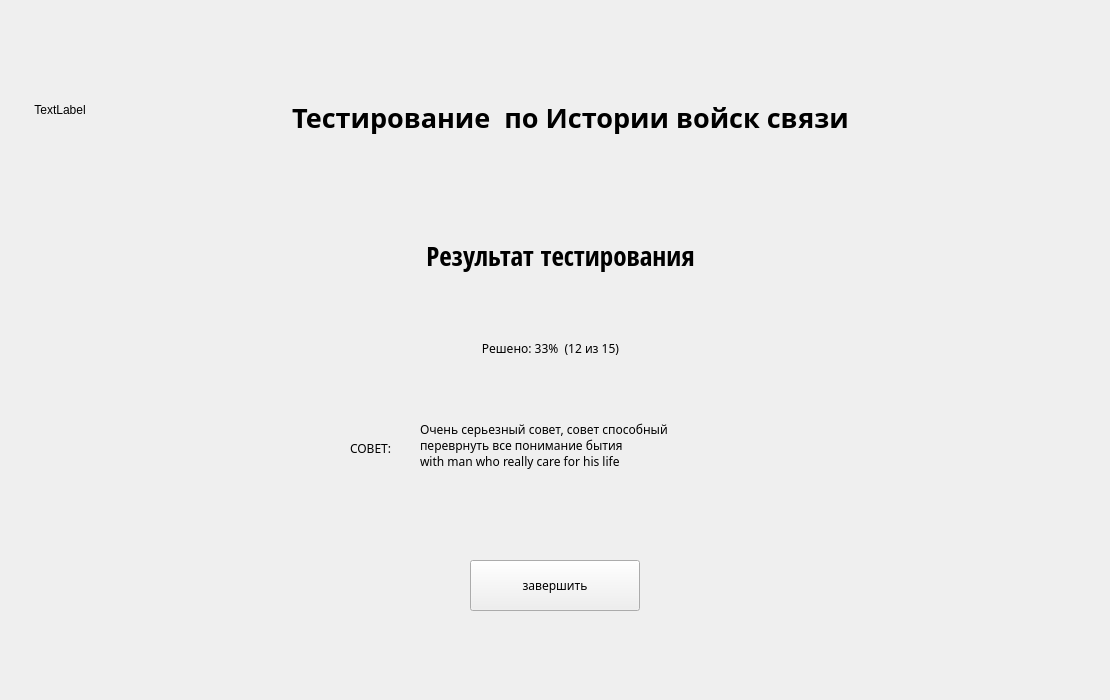
<?xml version="1.0" encoding="UTF-8"?>
<ui version="4.0">
 <class>Form</class>
 <widget class="QWidget" name="Form">
  <property name="geometry">
   <rect>
    <x>0</x>
    <y>0</y>
    <width>1110</width>
    <height>700</height>
   </rect>
  </property>
  <property name="sizePolicy">
   <sizepolicy hsizetype="Fixed" vsizetype="Fixed">
    <horstretch>0</horstretch>
    <verstretch>0</verstretch>
   </sizepolicy>
  </property>
  <property name="minimumSize">
   <size>
    <width>1110</width>
    <height>700</height>
   </size>
  </property>
  <property name="maximumSize">
   <size>
    <width>1110</width>
    <height>700</height>
   </size>
  </property>
  <property name="font">
   <font>
    <family>Sans</family>
   </font>
  </property>
  <property name="windowTitle">
   <string>Form</string>
  </property>
  <widget class="QLabel" name="test_name">
   <property name="geometry">
    <rect>
     <x>110</x>
     <y>90</y>
     <width>921</width>
     <height>55</height>
    </rect>
   </property>
   <property name="font">
    <font>
     <family>Lohit Tamil</family>
     <pointsize>20</pointsize>
     <weight>75</weight>
     <bold>true</bold>
    </font>
   </property>
   <property name="text">
    <string>Тестирование  по Истории войск связи</string>
   </property>
   <property name="textFormat">
    <enum>Qt::AutoText</enum>
   </property>
   <property name="alignment">
    <set>Qt::AlignCenter</set>
   </property>
  </widget>
  <widget class="QLabel" name="VAS">
   <property name="geometry">
    <rect>
     <x>10</x>
     <y>60</y>
     <width>100</width>
     <height>100</height>
    </rect>
   </property>
   <property name="sizePolicy">
    <sizepolicy hsizetype="Preferred" vsizetype="Preferred">
     <horstretch>0</horstretch>
     <verstretch>0</verstretch>
    </sizepolicy>
   </property>
   <property name="minimumSize">
    <size>
     <width>100</width>
     <height>100</height>
    </size>
   </property>
   <property name="font">
    <font>
     <family>Ubuntu</family>
    </font>
   </property>
   <property name="mouseTracking">
    <bool>false</bool>
   </property>
   <property name="text">
    <string>TextLabel</string>
   </property>
   <property name="alignment">
    <set>Qt::AlignCenter</set>
   </property>
  </widget>
  <widget class="QLabel" name="result">
   <property name="geometry">
    <rect>
     <x>390</x>
     <y>230</y>
     <width>341</width>
     <height>51</height>
    </rect>
   </property>
   <property name="font">
    <font>
     <family>Open Sans Condensed</family>
     <pointsize>20</pointsize>
    </font>
   </property>
   <property name="text">
    <string>Результат тестирования</string>
   </property>
   <property name="alignment">
    <set>Qt::AlignCenter</set>
   </property>
  </widget>
  <widget class="QLabel" name="res_per">
   <property name="geometry">
    <rect>
     <x>360</x>
     <y>340</y>
     <width>381</width>
     <height>31</height>
    </rect>
   </property>
   <property name="text">
    <string>Решено: 33%  (12 из 15)</string>
   </property>
   <property name="alignment">
    <set>Qt::AlignHCenter|Qt::AlignTop</set>
   </property>
  </widget>
  <widget class="QPushButton" name="butt">
   <property name="geometry">
    <rect>
     <x>470</x>
     <y>560</y>
     <width>170</width>
     <height>51</height>
    </rect>
   </property>
   <property name="sizePolicy">
    <sizepolicy hsizetype="Fixed" vsizetype="Fixed">
     <horstretch>0</horstretch>
     <verstretch>0</verstretch>
    </sizepolicy>
   </property>
   <property name="minimumSize">
    <size>
     <width>170</width>
     <height>0</height>
    </size>
   </property>
   <property name="maximumSize">
    <size>
     <width>170</width>
     <height>16777215</height>
    </size>
   </property>
   <property name="text">
    <string>завершить</string>
   </property>
  </widget>
  <widget class="QLabel" name="label">
   <property name="geometry">
    <rect>
     <x>350</x>
     <y>440</y>
     <width>67</width>
     <height>17</height>
    </rect>
   </property>
   <property name="text">
    <string>СОВЕТ:</string>
   </property>
  </widget>
  <widget class="QLabel" name="advice">
   <property name="geometry">
    <rect>
     <x>420</x>
     <y>390</y>
     <width>411</width>
     <height>111</height>
    </rect>
   </property>
   <property name="text">
    <string>Очень серьезный совет, совет способный 
переврнуть все понимание бытия
with man who really care for his life</string>
   </property>
  </widget>
 </widget>
 <resources/>
 <connections/>
</ui>
